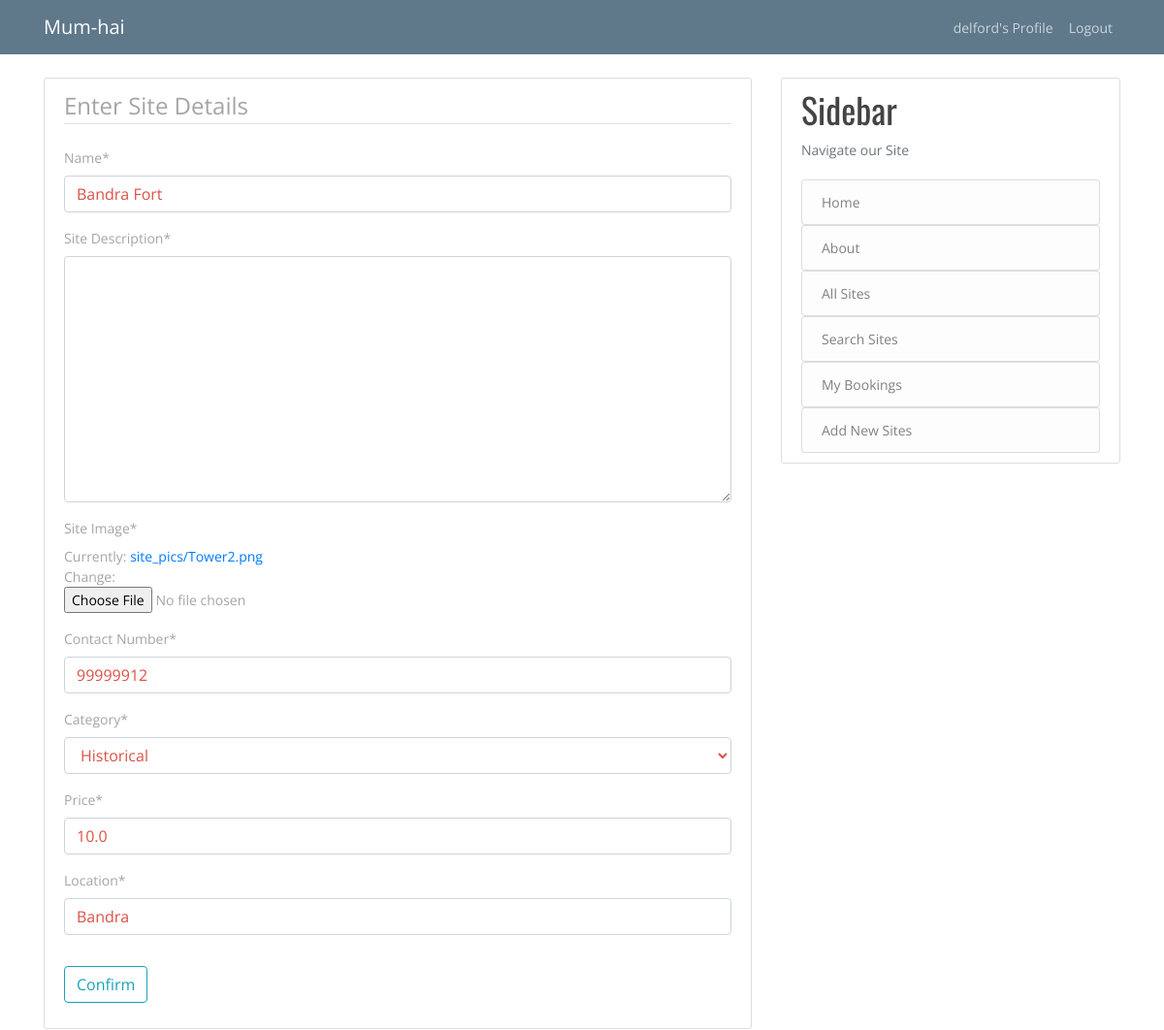
The app's page /sites/2/update (signed in) with its own data.
### Sites/models.py (models this page shows, shortened)
class Site(models.Model):
    name = models.CharField(max_length=25)
    desc = models.TextField(max_length=250, verbose_name="Site Description")
    img = models.ImageField(default="def_site.jpg", upload_to="site_pics", verbose_name="Site Image")
    number = models.CharField(max_length=10, verbose_name="Contact Number")
    category_choices = [
        ('C0',"Other"),
        ('C1',"Adventure"),
        ('C2',"Historical"),
        ('C3',"Urban"),
        ('C4',"Educational"),
        ('C5',"Nature"),
        ('C6',"Event Based"),
    ]
    category = models.CharField(
        default = 'C0',
        max_length = 2,
        choices = category_choices,
    )
    price = models.FloatField()
    location = models.CharField(max_length=25)

### Sites/views.py (the view)
# urls.py: path('<int:pk>/update', SiteUpdateView.as_view(), name='site-update'),
class SiteUpdateView(LoginRequiredMixin, UserPassesTestMixin, UpdateView):
    def test_func(self):
        return self.request.user.is_staff
    model = Site
    fields = ['name','desc','img','number','category','price','location']

### Sites/templates/sites/site_form.html (shortened to what this page needs)
{% extends "users/base.html" %}
{% load crispy_forms_tags %}
{% block content %}
    <div class="content-section">
        <form method="POST">
            <fieldset class="form-group">
                <legend class="border-bottom mb-4">Enter Site Details</legend>
                {{ form|crispy }}
            </fieldset>
            <div class="form-group">
                <button class="btn btn-outline-info" type="submit">Confirm</button>
            </div>
        </form>
    </div>
{% endblock content %}

### users/templates/users/base.html (shortened to what this page needs)
{% load static %}
<!DOCTYPE html>
<html>
<head>
    <link rel="stylesheet" href="https://maxcdn.bootstrapcdn.com/bootstrap/4.0.0/css/bootstrap.min.css">
    <link rel="stylesheet" type="text/css" href="{% static 'users/main.css' %}">
<link href="{% static 'plugins/font-awesome-4.7.0/css/font-awesome.min.css' %}" rel="stylesheet" type="text/css">
<link rel="stylesheet" type="text/css" href="{% static 'plugins/OwlCarousel2-2.2.1/owl.carousel.css' %}">
<link rel="stylesheet" type="text/css" href="{% static 'plugins/OwlCarousel2-2.2.1/owl.theme.default.css' %}">
<link rel="stylesheet" type="text/css" href="{% static 'plugins/OwlCarousel2-2.2.1/animate.css' %}">
<link rel="stylesheet" type="text/css" href="{% static 'styles/main_styles.css' %}">
<link rel="stylesheet" type="text/css" href="{% static 'styles/responsive.css' %}">
</head>
<body>
    <header class="site-header">
      <nav class="navbar navbar-expand-md navbar-dark bg-steel fixed-top">
        <div class="container">
          <a class="navbar-brand mr-4" href="{% url 'site-list' %}">Mum-hai</a>
          <div class="collapse navbar-collapse" id="navbarToggle">
            <div class="navbar-nav">
              {% if user.is_authenticated %}
                <a class="nav-item nav-link" href="{% url 'profile' %}">{{request.user.username}}'s Profile</a>
                <a class="nav-item nav-link" href="{% url 'logout' %}">Logout</a>
              {% else %}
                  <a class="nav-item nav-link" href="{% url 'login' %}">Login</a>
                  <a class="nav-item nav-link" href="{% url 'register' %}">Register</a>
              {% endif %}
            </div>
          </div>
        </div>
      </nav>
    </header>
    <main role="main" class="container">
      <div class="row">
        <div class="col-md-8">
          {% block content %}{% endblock content %}
        </div>
        <div class="col-md-4">
          <div class="content-section">
            <h3>Sidebar</h3>
            <p class='text-muted'>Navigate our Site
              <ul class="list-group">
                  <a href='/'><li class="list-group-item list-group-item-light">Home</li></a>
                  <a href=#><li class="list-group-item list-group-item-light">About</li></a>
                  <a href="{% url 'site-list' %}"><li class="list-group-item list-group-item-light">All Sites</li></a>
                  <a href="{% url 'site-search' %}"><li class="list-group-item list-group-item-light">Search Sites</li></a>
                  <a href="{% url 'site-book-list' %}"><li class="list-group-item list-group-item-light">My Bookings</li></a>
                  {% if user.is_staff %}
                  <a href="{% url 'site-create' %}"><li class="list-group-item list-group-item-light">Add New Sites</li></a>
                  {% endif %}
              </ul>
            </p>
          </div>
        </div>
      </div>
    </main>
</body>
</html>

### users/static/users/main.css (style rules this page uses)
body { background: #fafafa; color: #333333; margin-top: 5rem; }
h1, h2, h3, h4, h5, h6 { color: #444444; }
ul { margin: 0; }
.bg-steel { background-color: #5f788a; }
.site-header .navbar-nav .nav-link { color: #cbd5db; }
.content-section { background: #ffffff; padding: 10px 20px; border: 1px solid #dddddd; border-radius: 3px; margin-bottom: 20px; }

### users/static/styles/main_styles.css (style rules this page uses)
* { margin: 0; padding: 0; -webkit-font-smoothing: antialiased; -webkit-text-shadow: rgba(0,0,0,.01) 0 0 1px; text-shadow: rgba(0,0,0,.01) 0 0 1px; }
body { font-family: 'Open Sans', sans-serif; font-size: 14px; font-weight: 400; background: #FFFFFF; color: #a5a5a5; }
div { display: block; position: relative; -webkit-box-sizing: border-box; -moz-box-sizing: border-box; box-sizing: border-box; }
ul { list-style: none; margin-bottom: 0px; }
p { font-family: 'Open Sans', sans-serif; font-size: 14px; line-height: 1.9285; font-weight: 400; color: #72728c; -webkit-font-smoothing: antialiased; -webkit-text-shadow: rgba(0,0,0,.01) 0 0 1px; text-shadow: rgba(0,0,0,.01) 0 0 1px; }
a, a:hover, a:visited, a:active, a:link { text-decoration: none; -webkit-font-smoothing: antialiased; -webkit-text-shadow: rgba(0,0,0,.01) 0 0 1px; text-shadow: rgba(0,0,0,.01) 0 0 1px; }
h3 { font-size: 36px; }
h1, h2, h3, h4, h5, h6 { font-family: 'Oswald', sans-serif; font-weight: 400; -webkit-font-smoothing: antialiased; -webkit-text-shadow: rgba(0,0,0,.01) 0 0 1px; text-shadow: rgba(0,0,0,.01) 0 0 1px; }
.form-control { color: #db5246; }

### records on screen
Site: name "Bandra Fort", number "99999912", category "Historical", price "10.0", location "Bandra"

### other values on screen
{{ request.user.username }} "delford"
